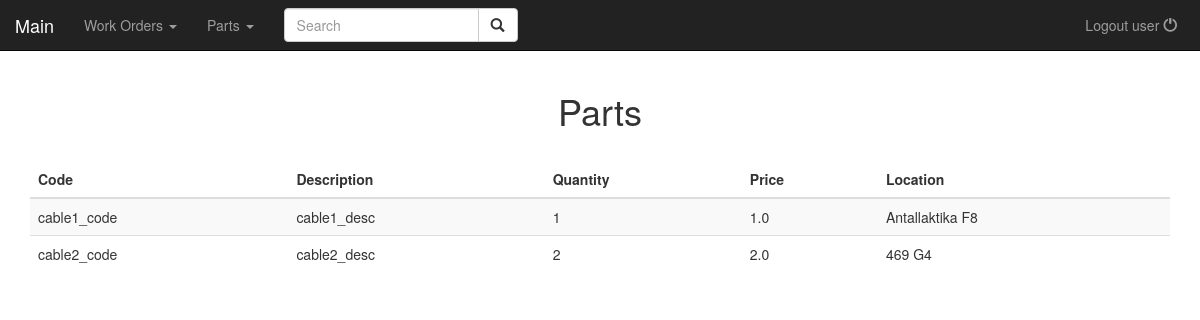
The page /parts on the database as committed earlier.
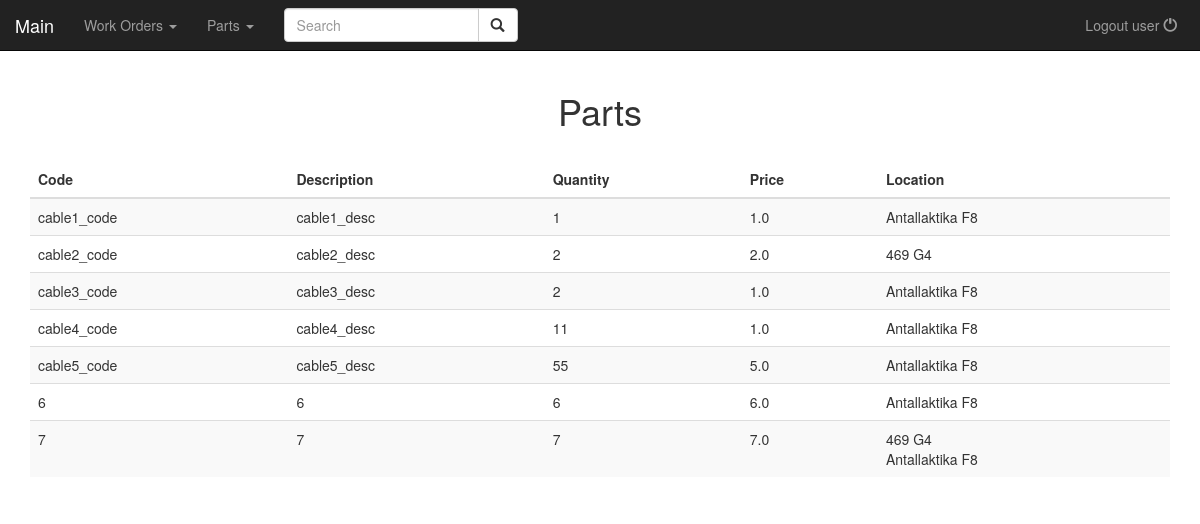
The same page on the database as committed later.
### work_as/models.py (models this page shows, shortened)
class Part(models.Model):
    code = models.CharField(max_length=100, unique=True)
    description = models.CharField(max_length=50)
    price = models.FloatField(validators=[MinValueValidator(0)])
    quantity = models.IntegerField(validators=[MinValueValidator(0)])
    storage = models.ManyToManyField(Storage)

class Storage(models.Model):
    site = models.CharField(max_length=15)
    location = models.CharField(max_length=5)
    def __str__(self):
        return self.site+" "+self.location
    class Meta:
        unique_together = ('site', 'location',)

### work_as/views.py (the view)
# urls.py: url(r'^parts',views.parts.as_view(),name="parts"),
class parts(generic.ListView):
    template_name = 'work_as/parts.html'
    context_object_name = 'all_parts'
    model = Part

### work_as/templates/work_as/parts.html (shortened to what this page needs)
{% extends 'work_as/base.html' %}
{% load staticfiles %}
{% block page_title %}Parts{% endblock %}
{% block body %}
<br>
<div class="container">
    {% if all_parts %}
    <table class="table table-hover table-striped table-fixed">
        <thead>
        <tr>
            <th>Code</th>
            <th>Description</th>
            <th>Quantity</th>
            <th>Price</th>
            <th>Location</th>
        </tr>
        </thead>
        {% for part in all_parts %}
            <tr class="trlink" data-url="{% url 'work_as:main'%}" rowspan="{{part.storage.all|length}}">
                <td id="valigned">{{part.code}}</td>
                <td id="valigned">{{part.description}}</td>
                <td id="valigned">{{part.quantity}}</td>
                <td id="valigned">{{part.price}}</td>
                <td id="valigned">
                {% for location in part.storage.all %}
                {{location}}<br>
                {% endfor %}
                </td>
            </tr>
        {% endfor %}
  </table>
    {% else %}
    <p>No parts added yet!</p>
    {% endif %}
</div>
{% endblock %}

### work_as/templates/work_as/base.html (shortened to what this page needs)
<!DOCTYPE html>
<html lang="en">
<head>
    {% load staticfiles %}
    <link href = "https://maxcdn.bootstrapcdn.com/bootstrap/3.3.6/css/bootstrap.min.css" rel = "stylesheet">
    <link rel="stylesheet" type="text/css" href="{% static 'work_as/style.css'%}">
</head>
<body class="body">
<div class="container">
    <div class="row">
        <div class="col-md-4">
	  <nav class = "navbar navbar-inverse navbar-fixed-top" role = "navigation">
		<div class="container-fluid">
            <div class = "navbar-header">
			    <a class = "navbar-brand" href = "{% url 'work_as:main' %}">Main</a>
		    </div>
            <div class="collapse navbar-collapse navHeaderCollapse">
                <ul class = "nav navbar-nav">
                    <li class = "dropdown">
                    <a href = "" class = "dropdown-toggle" data-toggle = "dropdown">
                    Work Orders
                        <b class = "caret"></b>
                    </a>
                    </li>
                    </ul>
                <ul class = "nav navbar-nav">
                    <li class = "dropdown">
                    <a href = "" class = "dropdown-toggle" data-toggle = "dropdown">
                    Parts
                        <b class = "caret"></b>
                    </a>
                    </li>
                    </ul>
                <form class="nav navbar-nav navbar-form" role="search">
                    <div class="input-group">
                        <input type="text" class="form-control" placeholder="Search" name="q" id="q">
                        <div class="input-group-btn">
                            <button class="btn btn-default" type="submit"><i class="glyphicon glyphicon-search"></i></button>
                        </div>
                    </div>
                </form>
                <ul class="nav navbar-nav navbar-right">
                    <li><a href="#">Logout user <span class="glyphicon glyphicon-off"></span></a></li>
                    <li><span>&nbsp;&nbsp;</span></li>
                </ul>
            </div>
        </div>
      </nav>
        </div>
    </div>
</div>
<div class="container-fluid">
    <div class="row text-center">
        <div class="col-sm-12">
            <h1 class="">{% block page_title%}{% endblock %}</h1>
        </div>
    </div>
</div>
{% block body %}
{% endblock %}
</body>
</html>

### work_as/static/work_as/style.css (style rules this page uses)
.body { padding-top: 70px; }

Rows that differ between the two databases and show on the page:
added Part: code "cable3_code", description "cable3_desc", quantity "2", price "1.0", Storage (site+location "Antallaktika F8")
added Part: code "cable4_code", description "cable4_desc", quantity "11", price "1.0", Storage (site+location "Antallaktika F8")
added Part: code "cable5_code", description "cable5_desc", quantity "55", price "5.0", Storage (site+location "Antallaktika F8")
added Part: code "6", description "6", quantity "6", price "6.0", Storage (site+location "Antallaktika F8")
added Part: code "7", description "7", quantity "7", price "7.0", Storage (site+location "469 G4"), Storage (site+location "Antallaktika F8")
